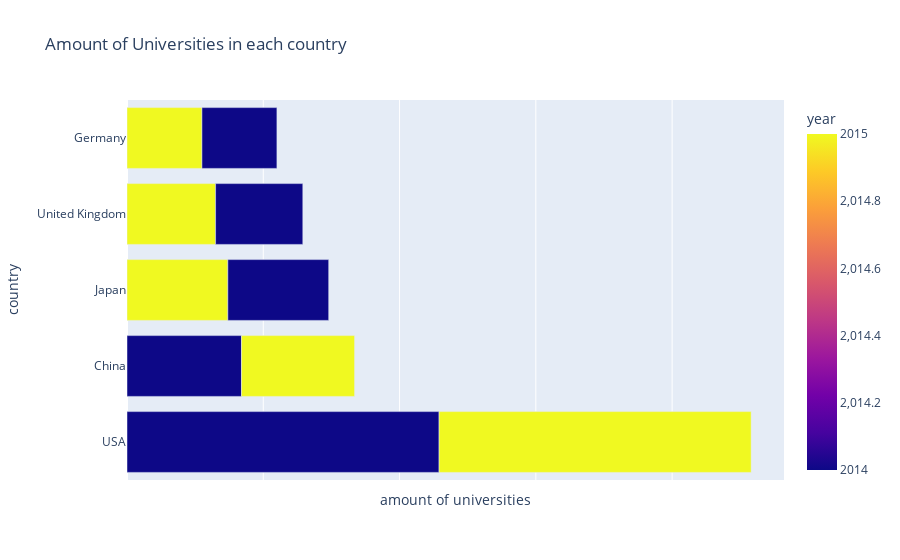

Notebook cell for this chart:
### Markdown cell above
## It can be seen that the number of universities has hardly changed in one year

### Code cell
fig = px.bar(pivot_table, x='university_count', y='country', orientation='h',
             title='Amount of Universities in each country',
             color='year',
             labels={'university_count': 'amount of universities'})
fig.update_xaxes(showticklabels=False)          
fig.show()

### Figure 1 — Plotly figure (JSON) as saved in the notebook; plotly's stock layout.template omitted (floating-point values rounded to 4 significant figures)
{"data": [{"alignmentgroup": "True", "hovertemplate": "amount of universities=%{x}<br>country=%{y}<br>year=%{marker.color}<extra></extra>", "legendgroup": "", "marker": {"color": [2014, 2015, 2014, 2015, 2015, 2014, 2015, 2014, 2015, 2014], "coloraxis": "coloraxis", "pattern": {"shape": ""}}, "name": "", "offsetgroup": "", "orientation": "h", "showlegend": false, "textposition": "auto", "type": "bar", "x": [229, 229, 84, 83, 74, 74, 65, 64, 55, 55], "xaxis": "x", "y": ["USA", "USA", "China", "China", "Japan", "Japan", "United Kingdom", "United Kingdom", "Germany", "Germany"], "yaxis": "y"}], "layout": {"barmode": "relative", "coloraxis": {"colorbar": {"title": {"text": "year"}}, "colorscale": [[0, "#0d0887"], [0.1111, "#46039f"], [0.2222, "#7201a8"], [0.3333, "#9c179e"], [0.4444, "#bd3786"], [0.5556, "#d8576b"], [0.6667, "#ed7953"], [0.7778, "#fb9f3a"], [0.8889, "#fdca26"], [1, "#f0f921"]]}, "legend": {"tracegroupgap": 0}, "title": {"text": "Amount of Universities in each country"}, "xaxis": {"anchor": "y", "domain": [0, 1], "showticklabels": false, "title": {"text": "amount of universities"}}, "yaxis": {"anchor": "x", "domain": [0, 1], "title": {"text": "country"}}}}
